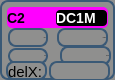
   <widget class="QWidget" name="ch2Widget" native="true">
    <property name="geometry">
     <rect>
      <x>130</x>
      <y>520</y>
      <width>115</width>
      <height>80</height>
     </rect>
    </property>
    <property name="palette">
     <palette>
      <active>
       <colorrole role="WindowText">
        <brush brushstyle="SolidPattern">
         <color alpha="255">
          <red>0</red>
          <green>0</green>
          <blue>0</blue>
         </color>
        </brush>
       </colorrole>
       <colorrole role="Button">
        <brush brushstyle="SolidPattern">
         <color alpha="255">
          <red>143</red>
          <green>143</green>
          <blue>142</blue>
         </color>
        </brush>
       </colorrole>
       <colorrole role="Light">
        <brush brushstyle="SolidPattern">
         <color alpha="0">
          <red>255</red>
          <green>255</green>
          <blue>127</blue>
         </color>
        </brush>
       </colorrole>
       <colorrole role="Midlight">
        <brush brushstyle="SolidPattern">
         <color alpha="0">
          <red>255</red>
          <green>255</green>
          <blue>63</blue>
         </color>
        </brush>
       </colorrole>
       <colorrole role="Dark">
        <brush brushstyle="SolidPattern">
         <color alpha="0">
          <red>127</red>
          <green>127</green>
          <blue>0</blue>
         </color>
        </brush>
       </colorrole>
       <colorrole role="Mid">
        <brush brushstyle="SolidPattern">
         <color alpha="0">
          <red>170</red>
          <green>170</green>
          <blue>0</blue>
         </color>
        </brush>
       </colorrole>
       <colorrole role="Text">
        <brush brushstyle="SolidPattern">
         <color alpha="255">
          <red>0</red>
          <green>0</green>
          <blue>0</blue>
         </color>
        </brush>
       </colorrole>
       <colorrole role="BrightText">
        <brush brushstyle="SolidPattern">
         <color alpha="255">
          <red>255</red>
          <green>255</green>
          <blue>255</blue>
         </color>
        </brush>
       </colorrole>
       <colorrole role="ButtonText">
        <brush brushstyle="SolidPattern">
         <color alpha="255">
          <red>0</red>
          <green>0</green>
          <blue>0</blue>
         </color>
        </brush>
       </colorrole>
       <colorrole role="Base">
        <brush brushstyle="SolidPattern">
         <color alpha="255">
          <red>143</red>
          <green>143</green>
          <blue>142</blue>
         </color>
        </brush>
       </colorrole>
       <colorrole role="Window">
        <brush brushstyle="SolidPattern">
         <color alpha="255">
          <red>143</red>
          <green>143</green>
          <blue>142</blue>
         </color>
        </brush>
       </colorrole>
       <colorrole role="Shadow">
        <brush brushstyle="SolidPattern">
         <color alpha="255">
          <red>0</red>
          <green>0</green>
          <blue>0</blue>
         </color>
        </brush>
       </colorrole>
       <colorrole role="AlternateBase">
        <brush brushstyle="SolidPattern">
         <color alpha="127">
          <red>255</red>
          <green>255</green>
          <blue>127</blue>
         </color>
        </brush>
       </colorrole>
       <colorrole role="ToolTipBase">
        <brush brushstyle="SolidPattern">
         <color alpha="255">
          <red>255</red>
          <green>255</green>
          <blue>220</blue>
         </color>
        </brush>
       </colorrole>
       <colorrole role="ToolTipText">
        <brush brushstyle="SolidPattern">
         <color alpha="255">
          <red>0</red>
          <green>0</green>
          <blue>0</blue>
         </color>
        </brush>
       </colorrole>
      </active>
      <inactive>
       <colorrole role="WindowText">
        <brush brushstyle="SolidPattern">
         <color alpha="255">
          <red>0</red>
          <green>0</green>
          <blue>0</blue>
         </color>
        </brush>
       </colorrole>
       <colorrole role="Button">
        <brush brushstyle="SolidPattern">
         <color alpha="255">
          <red>143</red>
          <green>143</green>
          <blue>142</blue>
         </color>
        </brush>
       </colorrole>
       <colorrole role="Light">
        <brush brushstyle="SolidPattern">
         <color alpha="0">
          <red>255</red>
          <green>255</green>
          <blue>127</blue>
         </color>
        </brush>
       </colorrole>
       <colorrole role="Midlight">
        <brush brushstyle="SolidPattern">
         <color alpha="0">
          <red>255</red>
          <green>255</green>
          <blue>63</blue>
         </color>
        </brush>
       </colorrole>
       <colorrole role="Dark">
        <brush brushstyle="SolidPattern">
         <color alpha="0">
          <red>127</red>
          <green>127</green>
          <blue>0</blue>
         </color>
        </brush>
       </colorrole>
       <colorrole role="Mid">
        <brush brushstyle="SolidPattern">
         <color alpha="0">
          <red>170</red>
          <green>170</green>
          <blue>0</blue>
         </color>
        </brush>
       </colorrole>
       <colorrole role="Text">
        <brush brushstyle="SolidPattern">
         <color alpha="255">
          <red>0</red>
          <green>0</green>
          <blue>0</blue>
         </color>
        </brush>
       </colorrole>
       <colorrole role="BrightText">
        <brush brushstyle="SolidPattern">
         <color alpha="255">
          <red>255</red>
          <green>255</green>
          <blue>255</blue>
         </color>
        </brush>
       </colorrole>
       <colorrole role="ButtonText">
        <brush brushstyle="SolidPattern">
         <color alpha="255">
          <red>0</red>
          <green>0</green>
          <blue>0</blue>
         </color>
        </brush>
       </colorrole>
       <colorrole role="Base">
        <brush brushstyle="SolidPattern">
         <color alpha="255">
          <red>143</red>
          <green>143</green>
          <blue>142</blue>
         </color>
        </brush>
       </colorrole>
       <colorrole role="Window">
        <brush brushstyle="SolidPattern">
         <color alpha="255">
          <red>143</red>
          <green>143</green>
          <blue>142</blue>
         </color>
        </brush>
       </colorrole>
       <colorrole role="Shadow">
        <brush brushstyle="SolidPattern">
         <color alpha="255">
          <red>0</red>
          <green>0</green>
          <blue>0</blue>
         </color>
        </brush>
       </colorrole>
       <colorrole role="AlternateBase">
        <brush brushstyle="SolidPattern">
         <color alpha="127">
          <red>255</red>
          <green>255</green>
          <blue>127</blue>
         </color>
        </brush>
       </colorrole>
       <colorrole role="ToolTipBase">
        <brush brushstyle="SolidPattern">
         <color alpha="255">
          <red>255</red>
          <green>255</green>
          <blue>220</blue>
         </color>
        </brush>
       </colorrole>
       <colorrole role="ToolTipText">
        <brush brushstyle="SolidPattern">
         <color alpha="255">
          <red>0</red>
          <green>0</green>
          <blue>0</blue>
         </color>
        </brush>
       </colorrole>
      </inactive>
      <disabled>
       <colorrole role="WindowText">
        <brush brushstyle="SolidPattern">
         <color alpha="0">
          <red>127</red>
          <green>127</green>
          <blue>0</blue>
         </color>
        </brush>
       </colorrole>
       <colorrole role="Button">
        <brush brushstyle="SolidPattern">
         <color alpha="255">
          <red>143</red>
          <green>143</green>
          <blue>142</blue>
         </color>
        </brush>
       </colorrole>
       <colorrole role="Light">
        <brush brushstyle="SolidPattern">
         <color alpha="0">
          <red>255</red>
          <green>255</green>
          <blue>127</blue>
         </color>
        </brush>
       </colorrole>
       <colorrole role="Midlight">
        <brush brushstyle="SolidPattern">
         <color alpha="0">
          <red>255</red>
          <green>255</green>
          <blue>63</blue>
         </color>
        </brush>
       </colorrole>
       <colorrole role="Dark">
        <brush brushstyle="SolidPattern">
         <color alpha="0">
          <red>127</red>
          <green>127</green>
          <blue>0</blue>
         </color>
        </brush>
       </colorrole>
       <colorrole role="Mid">
        <brush brushstyle="SolidPattern">
         <color alpha="0">
          <red>170</red>
          <green>170</green>
          <blue>0</blue>
         </color>
        </brush>
       </colorrole>
       <colorrole role="Text">
        <brush brushstyle="SolidPattern">
         <color alpha="0">
          <red>127</red>
          <green>127</green>
          <blue>0</blue>
         </color>
        </brush>
       </colorrole>
       <colorrole role="BrightText">
        <brush brushstyle="SolidPattern">
         <color alpha="255">
          <red>255</red>
          <green>255</green>
          <blue>255</blue>
         </color>
        </brush>
       </colorrole>
       <colorrole role="ButtonText">
        <brush brushstyle="SolidPattern">
         <color alpha="0">
          <red>127</red>
          <green>127</green>
          <blue>0</blue>
         </color>
        </brush>
       </colorrole>
       <colorrole role="Base">
        <brush brushstyle="SolidPattern">
         <color alpha="255">
          <red>143</red>
          <green>143</green>
          <blue>142</blue>
         </color>
        </brush>
       </colorrole>
       <colorrole role="Window">
        <brush brushstyle="SolidPattern">
         <color alpha="255">
          <red>143</red>
          <green>143</green>
          <blue>142</blue>
         </color>
        </brush>
       </colorrole>
       <colorrole role="Shadow">
        <brush brushstyle="SolidPattern">
         <color alpha="255">
          <red>0</red>
          <green>0</green>
          <blue>0</blue>
         </color>
        </brush>
       </colorrole>
       <colorrole role="AlternateBase">
        <brush brushstyle="SolidPattern">
         <color alpha="0">
          <red>255</red>
          <green>255</green>
          <blue>0</blue>
         </color>
        </brush>
       </colorrole>
       <colorrole role="ToolTipBase">
        <brush brushstyle="SolidPattern">
         <color alpha="255">
          <red>255</red>
          <green>255</green>
          <blue>220</blue>
         </color>
        </brush>
       </colorrole>
       <colorrole role="ToolTipText">
        <brush brushstyle="SolidPattern">
         <color alpha="255">
          <red>0</red>
          <green>0</green>
          <blue>0</blue>
         </color>
        </brush>
       </colorrole>
      </disabled>
     </palette>
    </property>
    <property name="styleSheet">
     <string notr="true">QWidget{
	background-color: rgb(143, 143, 142);
	border:2px solid #3a5976;
    border-radius:8px;	
}</string>
    </property>
    <widget class="QLabel" name="ch2Voffset">
     <property name="geometry">
      <rect>
       <x>8</x>
       <y>48</y>
       <width>40</width>
       <height>16</height>
      </rect>
     </property>
     <property name="font">
      <font>
       <pointsize>-1</pointsize>
       <weight>50</weight>
       <italic>false</italic>
       <bold>false</bold>
      </font>
     </property>
     <property name="layoutDirection">
      <enum>Qt::RightToLeft</enum>
     </property>
     <property name="styleSheet">
      <string notr="true">QLabel{
color:black;
border-radius:0px;
border:0px solid black;
background-color:rgba(0,0,0,0);
font:14px;};</string>
     </property>
     <property name="text">
      <string>0.00</string>
     </property>
     <property name="alignment">
      <set>Qt::AlignRight|Qt::AlignTrailing|Qt::AlignVCenter</set>
     </property>
    </widget>
    <widget class="QLabel" name="channel2No">
     <property name="geometry">
      <rect>
       <x>7</x>
       <y>7</y>
       <width>101</width>
       <height>21</height>
      </rect>
     </property>
     <property name="font">
      <font>
       <pointsize>-1</pointsize>
       <weight>75</weight>
       <italic>false</italic>
       <bold>true</bold>
      </font>
     </property>
     <property name="styleSheet">
      <string notr="true">QLabel
{
background-color: rgb(255, 0, 255);
color:black;
border:0px solid black;
border-radius:5px;
font:bold 14px;
}</string>
     </property>
     <property name="text">
      <string>C2</string>
     </property>
    </widget>
    <widget class="QLabel" name="ch2VperDiv">
     <property name="geometry">
      <rect>
       <x>8</x>
       <y>28</y>
       <width>40</width>
       <height>19</height>
      </rect>
     </property>
     <property name="font">
      <font>
       <family>,12</family>
       <pointsize>-1</pointsize>
       <weight>50</weight>
       <italic>false</italic>
       <bold>false</bold>
      </font>
     </property>
     <property name="layoutDirection">
      <enum>Qt::RightToLeft</enum>
     </property>
     <property name="styleSheet">
      <string notr="true">QLabel{
color:black;
border-radius:0px;
border:0px solid black;
background-color:rgba(0,0,0,0);
font:14px,bold;};</string>
     </property>
     <property name="text">
      <string>100.0</string>
     </property>
     <property name="alignment">
      <set>Qt::AlignRight|Qt::AlignTrailing|Qt::AlignVCenter</set>
     </property>
    </widget>
    <widget class="QLabel" name="ch2labelVpD">
     <property name="geometry">
      <rect>
       <x>57</x>
       <y>28</y>
       <width>51</width>
       <height>19</height>
      </rect>
     </property>
     <property name="font">
      <font>
       <pointsize>-1</pointsize>
       <weight>50</weight>
       <italic>false</italic>
       <bold>false</bold>
      </font>
     </property>
     <property name="layoutDirection">
      <enum>Qt::RightToLeft</enum>
     </property>
     <property name="styleSheet">
      <string notr="true">QLabel{
color:black;
border-radius:0px;
border:0px solid black;
background-color:rgba(0,0,0,0);
font:14px;};</string>
     </property>
     <property name="text">
      <string>mV/div</string>
     </property>
     <property name="alignment">
      <set>Qt::AlignRight|Qt::AlignTrailing|Qt::AlignVCenter</set>
     </property>
    </widget>
    <widget class="QLabel" name="ch2lblOffset">
     <property name="geometry">
      <rect>
       <x>60</x>
       <y>46</y>
       <width>51</width>
       <height>19</height>
      </rect>
     </property>
     <property name="font">
      <font>
       <pointsize>-1</pointsize>
       <weight>50</weight>
       <italic>false</italic>
       <bold>false</bold>
      </font>
     </property>
     <property name="layoutDirection">
      <enum>Qt::RightToLeft</enum>
     </property>
     <property name="styleSheet">
      <string notr="true">QLabel{
color:black;
border-radius:0px;
border:0px solid black;
background-color:rgba(0,0,0,0);
font:14px;};</string>
     </property>
     <property name="text">
      <string>mV off</string>
     </property>
     <property name="alignment">
      <set>Qt::AlignRight|Qt::AlignTrailing|Qt::AlignVCenter</set>
     </property>
    </widget>
    <widget class="QLabel" name="ch2Coupling">
     <property name="geometry">
      <rect>
       <x>56</x>
       <y>10</y>
       <width>51</width>
       <height>16</height>
      </rect>
     </property>
     <property name="font">
      <font>
       <pointsize>-1</pointsize>
       <weight>75</weight>
       <italic>false</italic>
       <bold>true</bold>
      </font>
     </property>
     <property name="styleSheet">
      <string notr="true">QLabel{color:white;border-radius:4px;border:0px solid black;background-color:black;font:bold 14px;}</string>
     </property>
     <property name="text">
      <string>DC1M</string>
     </property>
    </widget>
    <widget class="QLabel" name="lblCH2DelX">
     <property name="geometry">
      <rect>
       <x>6</x>
       <y>61</y>
       <width>41</width>
       <height>19</height>
      </rect>
     </property>
     <property name="font">
      <font>
       <pointsize>-1</pointsize>
       <weight>50</weight>
       <italic>false</italic>
       <bold>false</bold>
      </font>
     </property>
     <property name="layoutDirection">
      <enum>Qt::LeftToRight</enum>
     </property>
     <property name="styleSheet">
      <string notr="true">QLabel{
color:black;
border-radius:0px;
border:0px solid black;
background-color:rgba(0,0,0,0);
font:14px;};</string>
     </property>
     <property name="text">
      <string>&lt;!DOCTYPE HTML PUBLIC &quot;-//W3C//DTD HTML 4.0//EN&quot; &quot;http://www.w3.org/TR/REC-html40/strict.dtd&quot;&gt;
&lt;html&gt;&lt;head&gt;&lt;meta name=&quot;qrichtext&quot; content=&quot;1&quot; /&gt;&lt;style type=&quot;text/css&quot;&gt;
p, li { white-space: pre-wrap; }
&lt;/style&gt;&lt;/head&gt;&lt;body style=&quot; font-family:'Century Schoolbook L'; font-weight:400; font-style:normal;&quot;&gt;
&lt;table style=&quot;-qt-table-type: root; margin-top:4px; margin-bottom:4px; margin-left:4px; margin-right:4px;&quot;&gt;
&lt;tr&gt;
&lt;td style=&quot;border: none;&quot;&gt;
&lt;p style=&quot; margin-top:0px; margin-bottom:0px; margin-left:0px; margin-right:0px; -qt-block-indent:0; text-indent:0px;&quot;&gt;&lt;span style=&quot; font-size:11pt;&quot;&gt;delX:&lt;/span&gt;&lt;/p&gt;&lt;/td&gt;&lt;/tr&gt;&lt;/table&gt;&lt;/body&gt;&lt;/html&gt;</string>
     </property>
     <property name="alignment">
      <set>Qt::AlignRight|Qt::AlignTrailing|Qt::AlignVCenter</set>
     </property>
    </widget>
    <widget class="QLabel" name="lblCH2DelValue">
     <property name="geometry">
      <rect>
       <x>49</x>
       <y>61</y>
       <width>61</width>
       <height>20</height>
      </rect>
     </property>
     <property name="font">
      <font>
       <family>,12</family>
       <pointsize>-1</pointsize>
       <weight>50</weight>
       <italic>false</italic>
       <bold>false</bold>
      </font>
     </property>
     <property name="layoutDirection">
      <enum>Qt::LeftToRight</enum>
     </property>
     <property name="styleSheet">
      <string notr="true">QLabel{
color:white;
border-radius:0px;
border:0px solid black;
background-color:rgba(0,0,0,0);
font:14px,bold;};</string>
     </property>
     <property name="text">
      <string/>
     </property>
     <property name="alignment">
      <set>Qt::AlignRight|Qt::AlignTrailing|Qt::AlignVCenter</set>
     </property>
    </widget>
   </widget>
